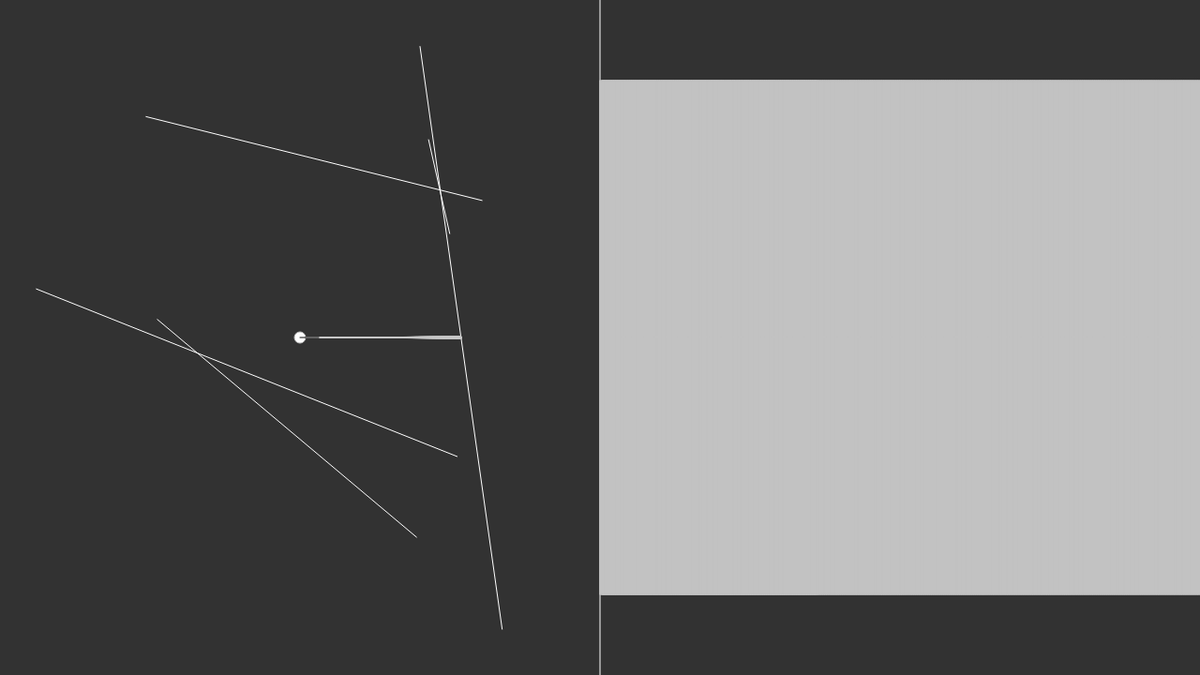
Frame 1 (no input)
Frame 60 (no input): identical to frame 1, image omitted
Frame 120 (the mouse pressed at the canvas centre since frame 60): identical to frame 1, image omitted

The p5.js sketch that drew this single still picture (run headless with seeded random() and noise() and a simulated clock; from frame 60 on, the mouse is pressed at the canvas centre):

// p5.js sketch
// ── sketch.js
function setup(){
	createCanvas(1280, 720);

	player = new Player();
	boundary = new Array(5);

	for(var i = 0; i < 5; i++){
		boundary[i] = new Boundary(random(width/2), random(height), random(width/2), random(height));
	}

	// boundary[0] = new Boundary(100, 100, 100, 500);
	// boundary[1] = new Boundary(100, 500, 500, 500);
	// boundary[2] = new Boundary(500, 500, 500, 300);
	// boundary[3] = new Boundary(500, 300, 200, 200);
	// boundary[4] = new Boundary(200, 200,  50, 200);
}

function draw(){
	background(50);
	stroke(255);
	line(width/2, 0, width/2, height);
	// player.setDirection(mouseX, mouseY);

	for(var i = 0; i < boundary.length; i++){
		boundary[i].show();
	}
	player.look(boundary);


	if(keyIsDown(UP_ARROW)) player.move(5);
	else if(keyIsDown(DOWN_ARROW)) player.move(-5);
	else if(keyIsDown(LEFT_ARROW)) player.rotate(-0.05);
	else if(keyIsDown(RIGHT_ARROW)) player.rotate(0.05);
 	
	player.show();

}

// function keyPressed(){
// 	if(keyCode == UP_ARROW) player.pos.y -= 5;
// 	else if(keyCode == DOWN_ARROW) player.pos.y += 5;
// 	else if(keyCode == RIGHT_ARROW) player.rotate(0.01);
// }

// ── boundary.js
class Boundary {
	constructor(x1, y1, x2 , y2){
		this.pos = createVector(x1, y1);
		this.dir = createVector(x2, y2);
	}

	show(){
		stroke(255);
		line(this.pos.x, this.pos.y, this.dir.x, this.dir.y);
	}
}
// ── player.js
class Player{

	constructor(){
		this.pos = createVector(width / 4, height / 2);
		this.dir = createVector(1, 0);
		this.fov = 30;
		this.density = 0.1;
		this.rays = [];

		for(var i = this.dir.heading() - this.fov/2 - this.density; i < this.dir.heading() + this.fov/2; i += this.density){
			this.rays.push(new Ray(this.pos, radians(i)));
		}
	}


	show(){
		fill(255);
		ellipse(this.pos.x, this.pos.y, 12, 12);
		stroke(0);
		var headVector = p5.Vector.add(this.pos, p5.Vector.mult(this.dir, 20));
		// headVector.normalize();
		line(this.pos.x, this.pos.y, (headVector.x), (headVector.y));

		if(this.pos.x > width/2) this.pos.x = width/2;
		if(this.pos.x < 0) this.pos.x = 0;
		if(this.pos.y > height) this.pos.y = height;
		if(this.pos.y < 0) this.pos.y = 0;
	}

	look(walls){
		var itr = -1;
		for(var ray of this.rays){
			itr += 1;
			var closest = null;
			var record = Infinity;
			var pt;

			for(var wall of walls){	
				pt = ray.look(wall);
				if(pt){

					var dist = p5.Vector.dist(this.pos, pt);
					var angl = ray.dir.heading() - this.dir.heading();
					dist *= cos(angl);

					if(dist < record){
						record = dist;
						closest = pt;
					}
				}	
			}

			if(closest){
				stroke(200);
				line(this.pos.x, this.pos.y, closest.x, closest.y);

				/* draw walls 3D view */
				rectMode(CENTER);
				var rectSide = (width/2) / this.rays.length;

				var brightness = map(p5.Vector.dist(closest, this.pos), 0, height, 255, 0);
				var rectHeight = map(p5.Vector.dist(closest, this.pos), 0, height, height, 0);
				stroke(brightness);
				fill(brightness);
				rect(width/2 + (itr+1)*rectSide, height/2, 2*rectSide, rectHeight);
			}
		}
	}


	setDirection(x, y){
		this.dir.x = x - this.pos.x;
		this.dir.y = y - this.pos.y;
		this.dir.normalize();

		var j = 0;
		for(var i = degrees(this.dir.heading()) - this.fov/2 - this.density; i < degrees(this.dir.heading()) + this.fov/2; i += this.density){
			this.rays[j] = new Ray(this.pos, i);
			j++;
		}
	}

	rotate(val){
		var newAngle = degrees(this.dir.heading()) + degrees(val);
		this.dir = p5.Vector.fromAngle(radians(newAngle));
		this.dir.normalize();

		var j = 0;
		for(var i = degrees(this.dir.heading()) - this.fov/2 - this.density; i < degrees(this.dir.heading()) + this.fov/2; i += this.density){
			this.rays[j] = new Ray(this.pos, i);
			j++;
		}
		// console.log(this.dir.heading());
	}

	move(val){
		this.pos = p5.Vector.add(this.pos, p5.Vector.mult(this.dir, val));
		var j = 0;
		for(var i = degrees(this.dir.heading()) - this.fov/2 - this.density; i < degrees(this.dir.heading()) + this.fov/2; i += this.density){
			this.rays[j] = new Ray(this.pos, i);
			j++;
		}
	}
}
// ── ray.js
class Ray{

	constructor(pos, angle){
		this.pos = pos;
		this.dir = p5.Vector.fromAngle(radians(angle));
	}


	look(wall){
		var x1 = wall.pos.x;
		var y1 = wall.pos.y;
		var x2 = wall.dir.x;
		var y2 = wall.dir.y;

		var x3 = this.pos.x;
		var y3 = this.pos.y;
		var x4 = this.pos.x + this.dir.x;
		var y4 = this.pos.y + this.dir.y;

		var den = (x1 - x2)*(y3 - y4) - (y1 - y2)*(x3 - x4);

		if(den == 0) return;

		var t = ((x1 - x3)*(y3 - y4) - (y1 - y3)*(x3 - x4)) / den;

		var u = -((x1 - x2)*(y1 - y3) - (y1 - y2)*(x1 - x3)) / den;

		if(t > 0 && t < 1 && u > 0){
			var pt = createVector(0, 0);
			pt.x = x1 + t*(x2 - x1);
			pt.y = y1 + t*(y2 - y1);
			return pt;
		}

		else{
		}

	}
}
